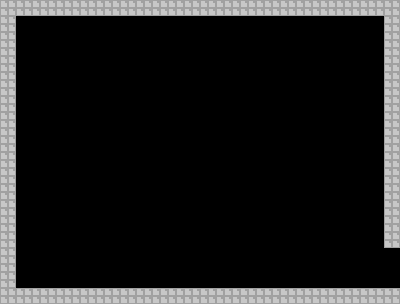

This game map was drawn from its Tiled (.tmx) file and the tilesets committed beside it. A one-line description and the full map source follow:
An orthogonal 50x38 tile map with 8x8 px tiles, 1 tile layer (MainTiles) and 2 objects (playerspawn, Transition).

<map version="1.0" tiledversion="1.1.3" orientation="orthogonal" renderorder="right-down" width="50" height="38" tilewidth="8" tileheight="8" infinite="0" nextobjectid="7">
 <tileset firstgid="1" source="Tileset0.tsx" />
 <layer name="MainTiles" width="50" height="38">
  <data encoding="csv">
3,3,3,3,3,3,3,3,3,3,3,3,3,3,3,3,3,3,3,3,3,3,3,3,3,3,3,3,3,3,3,3,3,3,3,3,3,3,3,3,3,3,3,3,3,3,3,3,3,3,
3,3,3,3,3,3,3,3,3,3,3,3,3,3,3,3,3,3,3,3,3,3,3,3,3,3,3,3,3,3,3,3,3,3,3,3,3,3,3,3,3,3,3,3,3,3,3,3,3,3,
3,3,0,0,0,0,0,0,0,0,0,0,0,0,0,0,0,0,0,0,0,0,0,0,0,0,0,0,0,0,0,0,0,0,0,0,0,0,0,0,0,0,0,0,0,0,0,0,3,3,
3,3,0,0,0,0,0,0,0,0,0,0,0,0,0,0,0,0,0,0,0,0,0,0,0,0,0,0,0,0,0,0,0,0,0,0,0,0,0,0,0,0,0,0,0,0,0,0,3,3,
3,3,0,0,0,0,0,0,0,0,0,0,0,0,0,0,0,0,0,0,0,0,0,0,0,0,0,0,0,0,0,0,0,0,0,0,0,0,0,0,0,0,0,0,0,0,0,0,3,3,
3,3,0,0,0,0,0,0,0,0,0,0,0,0,0,0,0,0,0,0,0,0,0,0,0,0,0,0,0,0,0,0,0,0,0,0,0,0,0,0,0,0,0,0,0,0,0,0,3,3,
3,3,0,0,0,0,0,0,0,0,0,0,0,0,0,0,0,0,0,0,0,0,0,0,0,0,0,0,0,0,0,0,0,0,0,0,0,0,0,0,0,0,0,0,0,0,0,0,3,3,
3,3,0,0,0,0,0,0,0,0,0,0,0,0,0,0,0,0,0,0,0,0,0,0,0,0,0,0,0,0,0,0,0,0,0,0,0,0,0,0,0,0,0,0,0,0,0,0,3,3,
3,3,0,0,0,0,0,0,0,0,0,0,0,0,0,0,0,0,0,0,0,0,0,0,0,0,0,0,0,0,0,0,0,0,0,0,0,0,0,0,0,0,0,0,0,0,0,0,3,3,
3,3,0,0,0,0,0,0,0,0,0,0,0,0,0,0,0,0,0,0,0,0,0,0,0,0,0,0,0,0,0,0,0,0,0,0,0,0,0,0,0,0,0,0,0,0,0,0,3,3,
3,3,0,0,0,0,0,0,0,0,0,0,0,0,0,0,0,0,0,0,0,0,0,0,0,0,0,0,0,0,0,0,0,0,0,0,0,0,0,0,0,0,0,0,0,0,0,0,3,3,
3,3,0,0,0,0,0,0,0,0,0,0,0,0,0,0,0,0,0,0,0,0,0,0,0,0,0,0,0,0,0,0,0,0,0,0,0,0,0,0,0,0,0,0,0,0,0,0,3,3,
3,3,0,0,0,0,0,0,0,0,0,0,0,0,0,0,0,0,0,0,0,0,0,0,0,0,0,0,0,0,0,0,0,0,0,0,0,0,0,0,0,0,0,0,0,0,0,0,3,3,
3,3,0,0,0,0,0,0,0,0,0,0,0,0,0,0,0,0,0,0,0,0,0,0,0,0,0,0,0,0,0,0,0,0,0,0,0,0,0,0,0,0,0,0,0,0,0,0,3,3,
3,3,0,0,0,0,0,0,0,0,0,0,0,0,0,0,0,0,0,0,0,0,0,0,0,0,0,0,0,0,0,0,0,0,0,0,0,0,0,0,0,0,0,0,0,0,0,0,3,3,
3,3,0,0,0,0,0,0,0,0,0,0,0,0,0,0,0,0,0,0,0,0,0,0,0,0,0,0,0,0,0,0,0,0,0,0,0,0,0,0,0,0,0,0,0,0,0,0,3,3,
3,3,0,0,0,0,0,0,0,0,0,0,0,0,0,0,0,0,0,0,0,0,0,0,0,0,0,0,0,0,0,0,0,0,0,0,0,0,0,0,0,0,0,0,0,0,0,0,3,3,
3,3,0,0,0,0,0,0,0,0,0,0,0,0,0,0,0,0,0,0,0,0,0,0,0,0,0,0,0,0,0,0,0,0,0,0,0,0,0,0,0,0,0,0,0,0,0,0,3,3,
3,3,0,0,0,0,0,0,0,0,0,0,0,0,0,0,0,0,0,0,0,0,0,0,0,0,0,0,0,0,0,0,0,0,0,0,0,0,0,0,0,0,0,0,0,0,0,0,3,3,
3,3,0,0,0,0,0,0,0,0,0,0,0,0,0,0,0,0,0,0,0,0,0,0,0,0,0,0,0,0,0,0,0,0,0,0,0,0,0,0,0,0,0,0,0,0,0,0,3,3,
3,3,0,0,0,0,0,0,0,0,0,0,0,0,0,0,0,0,0,0,0,0,0,0,0,0,0,0,0,0,0,0,0,0,0,0,0,0,0,0,0,0,0,0,0,0,0,0,3,3,
3,3,0,0,0,0,0,0,0,0,0,0,0,0,0,0,0,0,0,0,0,0,0,0,0,0,0,0,0,0,0,0,0,0,0,0,0,0,0,0,0,0,0,0,0,0,0,0,3,3,
3,3,0,0,0,0,0,0,0,0,0,0,0,0,0,0,0,0,0,0,0,0,0,0,0,0,0,0,0,0,0,0,0,0,0,0,0,0,0,0,0,0,0,0,0,0,0,0,3,3,
3,3,0,0,0,0,0,0,0,0,0,0,0,0,0,0,0,0,0,0,0,0,0,0,0,0,0,0,0,0,0,0,0,0,0,0,0,0,0,0,0,0,0,0,0,0,0,0,3,3,
3,3,0,0,0,0,0,0,0,0,0,0,0,0,0,0,0,0,0,0,0,0,0,0,0,0,0,0,0,0,0,0,0,0,0,0,0,0,0,0,0,0,0,0,0,0,0,0,3,3,
3,3,0,0,0,0,0,0,0,0,0,0,0,0,0,0,0,0,0,0,0,0,0,0,0,0,0,0,0,0,0,0,0,0,0,0,0,0,0,0,0,0,0,0,0,0,0,0,3,3,
3,3,0,0,0,0,0,0,0,0,0,0,0,0,0,0,0,0,0,0,0,0,0,0,0,0,0,0,0,0,0,0,0,0,0,0,0,0,0,0,0,0,0,0,0,0,0,0,3,3,
3,3,0,0,0,0,0,0,0,0,0,0,0,0,0,0,0,0,0,0,0,0,0,0,0,0,0,0,0,0,0,0,0,0,0,0,0,0,0,0,0,0,0,0,0,0,0,0,3,3,
3,3,0,0,0,0,0,0,0,0,0,0,0,0,0,0,0,0,0,0,0,0,0,0,0,0,0,0,0,0,0,0,0,0,0,0,0,0,0,0,0,0,0,0,0,0,0,0,3,3,
3,3,0,0,0,0,0,0,0,0,0,0,0,0,0,0,0,0,0,0,0,0,0,0,0,0,0,0,0,0,0,0,0,0,0,0,0,0,0,0,0,0,0,0,0,0,0,0,3,3,
3,3,0,0,0,0,0,0,0,0,0,0,0,0,0,0,0,0,0,0,0,0,0,0,0,0,0,0,0,0,0,0,0,0,0,0,0,0,0,0,0,0,0,0,0,0,0,0,3,3,
3,3,0,0,0,0,0,0,0,0,0,0,0,0,0,0,0,0,0,0,0,0,0,0,0,0,0,0,0,0,0,0,0,0,0,0,0,0,0,0,0,0,0,0,0,0,0,0,0,0,
3,3,0,0,0,0,0,0,0,0,0,0,0,0,0,0,0,0,0,0,0,0,0,0,0,0,0,0,0,0,0,0,0,0,0,0,0,0,0,0,0,0,0,0,0,0,0,0,0,0,
3,3,0,0,0,0,0,0,0,0,0,0,0,0,0,0,0,0,0,0,0,0,0,0,0,0,0,0,0,0,0,0,0,0,0,0,0,0,0,0,0,0,0,0,0,0,0,0,0,0,
3,3,0,0,0,0,0,0,0,0,0,0,0,0,0,0,0,0,0,0,0,0,0,0,0,0,0,0,0,0,0,0,0,0,0,0,0,0,0,0,0,0,0,0,0,0,0,0,0,0,
3,3,0,0,0,0,0,0,0,0,0,0,0,0,0,0,0,0,0,0,0,0,0,0,0,0,0,0,0,0,0,0,0,0,0,0,0,0,0,0,0,0,0,0,0,0,0,0,0,0,
3,3,3,3,3,3,3,3,3,3,3,3,3,3,3,3,3,3,3,3,3,3,3,3,3,3,3,3,3,3,3,3,3,3,3,3,3,3,3,3,3,3,3,3,3,3,3,3,3,3,
3,3,3,3,3,3,3,3,3,3,3,3,3,3,3,3,3,3,3,3,3,3,3,3,3,3,3,3,3,3,3,3,3,3,3,3,3,3,3,3,3,3,3,3,3,3,3,3,3,3
</data>
 </layer>
 <objectgroup name="EntitySpawn">
  <object id="2" name="PlayerSpawn" type="playerspawn" x="200" y="248.333">
   <point />
  </object>
 </objectgroup>
 <objectgroup name="Transitions">
  <object id="6" name="000" type="Transition" x="392" y="248" width="8" height="40">
   <properties>
    <property name="TargetLevel" value="Climbing" />
    <property name="TargetTransition" value="000" />
   </properties>
  </object>
 </objectgroup>
</map>